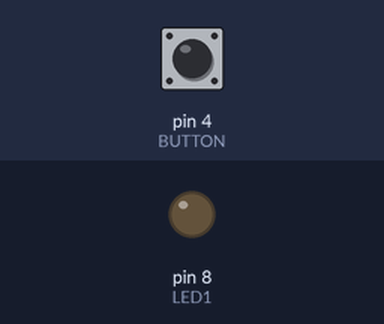
Bench run of a sketch on a simulated Arduino Uno, built with avr-gcc and run on an emulated ATmega328P. On the bench: output pins drawn as LEDs (lit = HIGH). Inputs (shaded band) come from the test bench; at power-on: pin 4 (BUTTON) LOW. What the sketch prints to the serial monitor is not drawn.

Above: at 1.2 s.
1.3 s: pin 4 (BUTTON) pulled HIGH for 0.15 s
At 1.9 s:
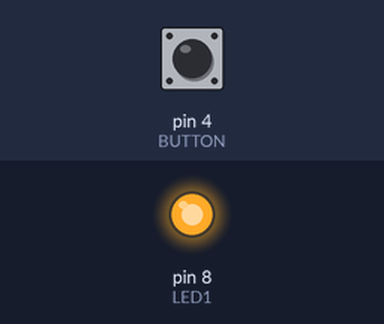
Timing chart, 0 to 4.3 s (numbered marks = the images above; inputs shaded):
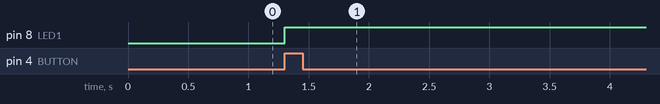

Measured:
- after the input at 1.3 s, pin 8 (LED1): LOW → HIGH at once

The sketch:

Code3.ino
```cpp
const int LED1 = 8, BUTTON = 4;

void setup() {
  Serial.begin(9600);
  Serial.println(F("Program Begin"));

  pinMode(LED1, OUTPUT);
  pinMode(BUTTON, INPUT);
}

void loop() {
  if (digitalRead(BUTTON)) {
    digitalWrite(LED1, HIGH);
    delay(20);
  }
}
```
